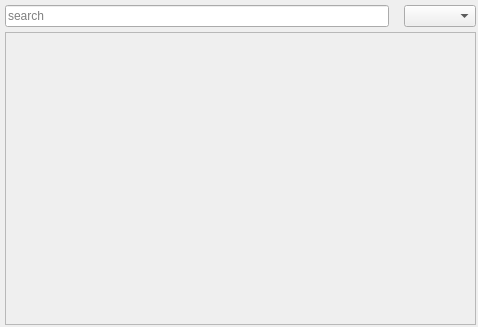
<?xml version="1.0" encoding="UTF-8"?>
<ui version="4.0">
 <class>RecentDock</class>
 <widget class="QDockWidget" name="RecentDock">
  <property name="geometry">
   <rect>
    <x>0</x>
    <y>0</y>
    <width>478</width>
    <height>327</height>
   </rect>
  </property>
  <property name="minimumSize">
   <size>
    <width>164</width>
    <height>263</height>
   </size>
  </property>
  <property name="windowIcon">
   <iconset theme="document-open-recent">
    <normaloff>:/icons/oxygen/32x32/actions/document-open-recent.png</normaloff>:/icons/oxygen/32x32/actions/document-open-recent.png</iconset>
  </property>
  <property name="windowTitle">
   <string>Recent</string>
  </property>
  <widget class="QWidget" name="dockWidgetContents">
   <layout class="QVBoxLayout" name="verticalLayout">
    <property name="spacing">
     <number>5</number>
    </property>
    <property name="leftMargin">
     <number>5</number>
    </property>
    <property name="topMargin">
     <number>5</number>
    </property>
    <property name="rightMargin">
     <number>2</number>
    </property>
    <property name="bottomMargin">
     <number>2</number>
    </property>
    <item>
     <layout class="QHBoxLayout" name="horizontalLayout">
      <property name="spacing">
       <number>15</number>
      </property>
      <item>
       <widget class="LineEditClear" name="lineEdit">
        <property name="toolTip">
         <string>Show only files with name matching text</string>
        </property>
        <property name="placeholderText">
         <string>search</string>
        </property>
       </widget>
      </item>
      <item>
       <widget class="QComboBox" name="comboBox"/>
      </item>
     </layout>
    </item>
    <item>
     <widget class="QScrollArea" name="scrollArea">
      <property name="widgetResizable">
       <bool>true</bool>
      </property>
      <property name="alignment">
       <set>Qt::AlignCenter</set>
      </property>
      <widget class="QWidget" name="scrollAreaWidgetContents">
       <property name="geometry">
        <rect>
         <x>0</x>
         <y>0</y>
         <width>469</width>
         <height>263</height>
        </rect>
       </property>
       <layout class="QVBoxLayout" name="verticalLayout_2">
        <property name="spacing">
         <number>2</number>
        </property>
        <property name="sizeConstraint">
         <enum>QLayout::SetDefaultConstraint</enum>
        </property>
        <property name="leftMargin">
         <number>0</number>
        </property>
        <property name="topMargin">
         <number>0</number>
        </property>
        <property name="rightMargin">
         <number>0</number>
        </property>
        <property name="bottomMargin">
         <number>0</number>
        </property>
       </layout>
      </widget>
     </widget>
    </item>
   </layout>
  </widget>
  <action name="actionRemove">
   <property name="text">
    <string>Remove</string>
   </property>
   <property name="toolTip">
    <string>Remove selected item</string>
   </property>
  </action>
  <action name="actionRemoveAll">
   <property name="text">
    <string>Remove All</string>
   </property>
   <property name="toolTip">
    <string>Remove all items</string>
   </property>
  </action>
  <action name="actionPlay">
   <property name="text">
    <string>Play</string>
   </property>
   <property name="toolTip">
    <string>Play the item</string>
   </property>
  </action>
  <action name="actionProperties">
   <property name="text">
    <string>Properties</string>
   </property>
   <property name="toolTip">
    <string>Show properties</string>
   </property>
  </action>
 </widget>
 <customwidgets>
  <customwidget>
   <class>LineEditClear</class>
   <extends>QLineEdit</extends>
   <header>widgets/lineeditclear.h</header>
  </customwidget>
 </customwidgets>
 <resources/>
 <connections/>
</ui>
